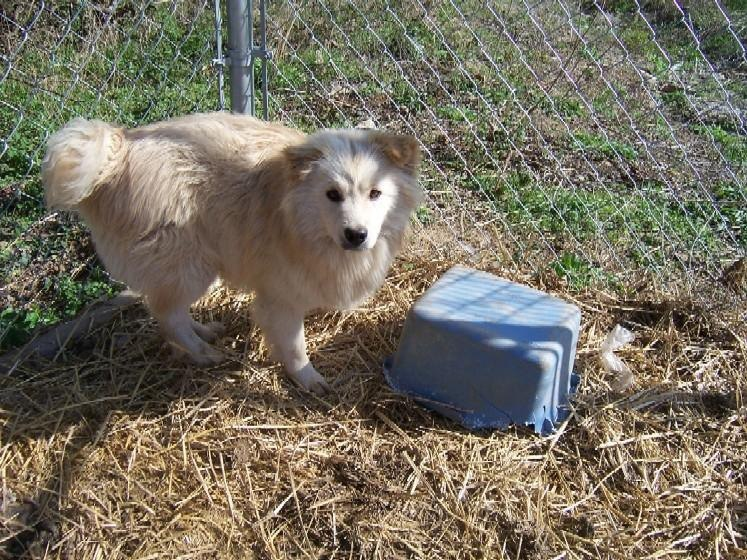
//> input picture PruebaM/Practica2/photo1716652822.jpeg, 747 x 560 px
$ ./MImTwo   (built with g++ and OpenCV 4)
//> lines starting //> are read from the running program, lines starting //| are printed output that depends on the picture
#include <opencv2/opencv.hpp>
#include <iostream>

using namespace cv;
using namespace std;

int main() {
    Mat imgo = imread("/home/apulla/Escritorio/PruebaM/Practica2/photo1716652822.jpeg", IMREAD_UNCHANGED);
//> imgo is the input picture: 560 rows x 747 cols, CV_8UC3; mean B, G, R 95.9, 111, 117.1
    Mat imgM = imread("/home/apulla/Escritorio/PruebaM/Practica2/VICTOR_HUGO.png", IMREAD_UNCHANGED);
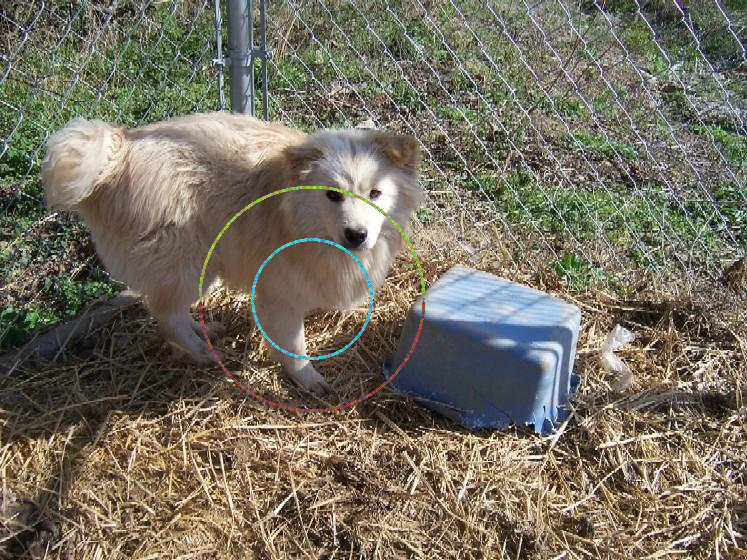
//> input picture PruebaM/Practica2/VICTOR_HUGO.png, 747 x 560 px
//> imgM is the input picture: 560 rows x 747 cols, CV_8UC3; mean B, G, R 96.1, 111.4, 117.2

    if (imgo.empty() || imgM.empty()) {
        cout << "No se pudo cargar una de las imágenes." << endl;
        return -1;
    }

    Mat imgGray;
    cvtColor(imgM, imgGray, COLOR_BGR2GRAY);
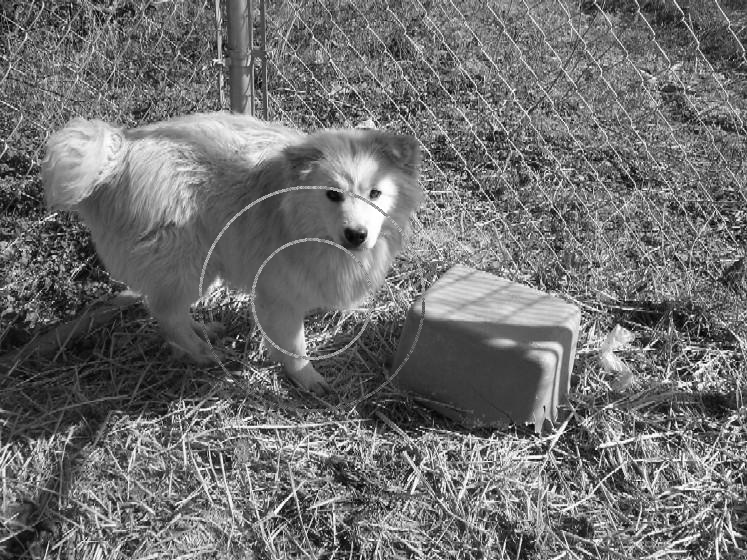
//> imgGray: 560 rows x 747 cols, CV_8UC1; min 0, max 255, mean 111.4

    // Calcular la diferencia absoluta entre las dos imágenes
    Mat imgDiff;
    absdiff(imgo, imgM, imgDiff);
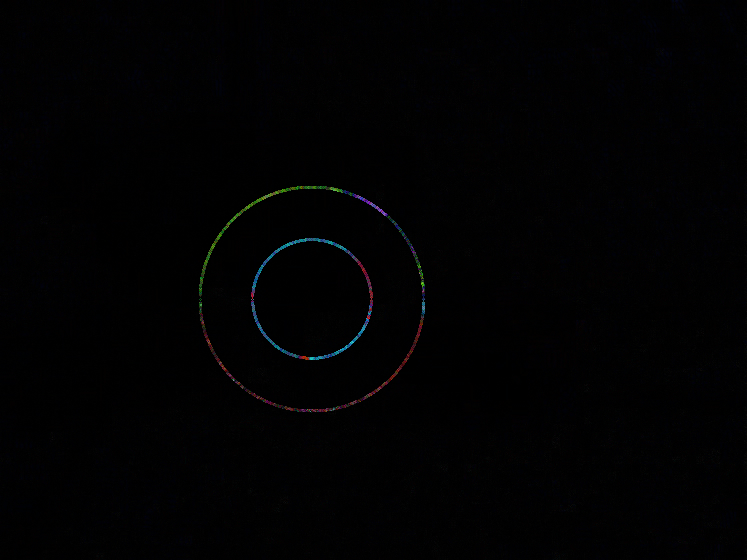
//> imgDiff: 560 rows x 747 cols, CV_8UC3; mean B, G, R 2.1, 1.5, 1.4
    // Convertir la imagen a escala de grises si es necesario
    if (imgo.channels() > 1) {
        cvtColor(imgo, imgo, COLOR_BGR2GRAY);
//> imgo: 560 rows x 747 cols, CV_8UC1
    }

    // Buscar el centro del círculo mediante el algoritmo de Hough
    Point center;
    int radius;

    // Supongamos que la imagen es cuadrada para simplificar
    int width = imgDiff.cols;
//> width = 747
    int height = imgDiff.rows;
//> height = 560
    int min_radius = min(width, height) / 8; // Radio mínimo esperado del círculo
//> min_radius = 70
    int max_radius = min(width, height) / 4; // Radio máximo esperado del círculo
//> max_radius = 140

    // Iterar sobre todos los píxeles
    for (int y = 0; y < height; ++y) {
        for (int x = 0; x < width; ++x) {
            // Supongamos que el círculo es blanco (255) sobre un fondo oscuro (0)
            if (imgDiff.at<uchar>(y, x) == 255) {
                // Este punto podría estar en el borde del círculo
                for (int r = min_radius; r <= max_radius; ++r) {
                    // Verificar si un círculo de radio r centrado en (x, y) cabe completamente en la imagen
                    if (x - r >= 0 && x + r < width && y - r >= 0 && y + r < height) {
                        // Supongamos que el círculo está completamente dentro de la imagen
                        // Calculamos el promedio de los píxeles dentro del círculo para determinar si pertenece al círculo
                        int sum = 0;
                        int count = 0;
                        for (int dy = -r; dy <= r; ++dy) {
                            for (int dx = -r; dx <= r; ++dx) {
                                if (dx * dx + dy * dy <= r * r) {
                                    sum += imgDiff.at<uchar>(y + dy, x + dx);
                                    ++count;
                                }
                            }
                        }
                        int avg = sum / count;
                        // Si el promedio de los píxeles es mayor que cierto umbral (por ejemplo, 200), consideramos este círculo
                        // Aquí puedes ajustar el umbral según tus necesidades
                        if (avg > 200) {
                            center = Point(x, y);
                            radius = r;
                            break;
                        }
                    }
                }
            }
        }
    }
//> after the loop, radius = 0

    // Dibujar el círculo detectado en la imagen original
    circle(imgo, center, radius, Scalar(0, 0, 255), 2); // Dibujar el círculo en rojo
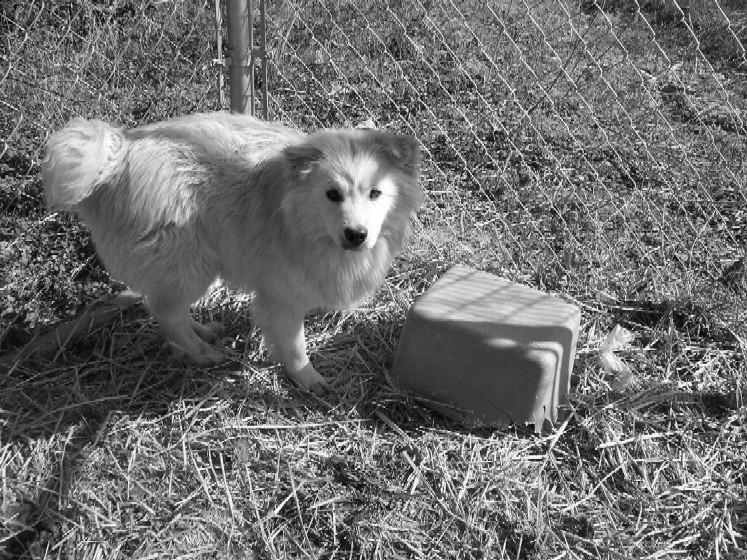
//> imgo: 560 rows x 747 cols, CV_8UC1; min 0, max 255, mean 111.1

    // Mostrar el resultado
    // Mostrar las imágenes
    imshow("Imagen Resultante", imgo);
    imshow("Imagen Diferencia", imgDiff);
    imshow("Imagen Original", imgM);

    waitKey(0); // Esperar a que se presione una tecla antes de cerrar la ventana

    return 0;
}
